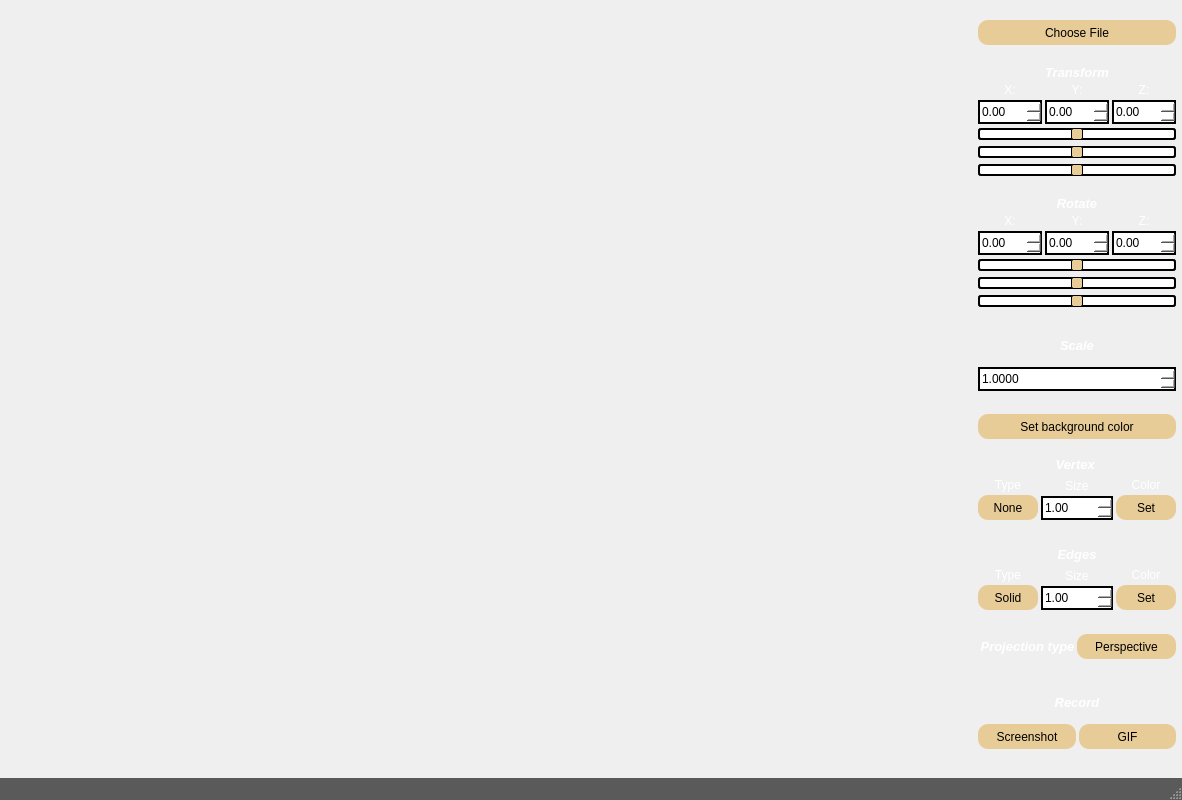
<?xml version="1.0" encoding="UTF-8"?>
<ui version="4.0">
 <class>MainWindow</class>
 <widget class="QMainWindow" name="MainWindow">
  <property name="geometry">
   <rect>
    <x>0</x>
    <y>0</y>
    <width>1182</width>
    <height>800</height>
   </rect>
  </property>
  <property name="windowTitle">
   <string>3DViewer v1.0 (by juliennl, waldoneo, erickaka)</string>
  </property>
  <property name="styleSheet">
   <string notr="true">MainWindow {
	/*background-color: rgb(34, 35, 39);*/
	
	background-color: rgb(54, 55, 59);
}

QPushButton {
	/*background-color: rgb(226, 151, 0);
	background-color: rgb(173, 152, 113);*/
	background-color: rgb(232, 204, 152);
  border-radius: 10px;
  color: #000000;
  height: 25px;
  width: auto;
  font:  bold 10pt &quot;Arial&quot;;
  text-align: center;
}

QPushButton:hover {
	background-color: rgb(185, 163, 121);
}

QPushButton:pressed {
  background-color: gray;
  color: white;
}

QPushButton:disabled {
  background-color: gray;
  color: white;
}

QStatusBar {
	color: rgb(255, 255, 255);
	background-color: rgb(90, 90, 90);
}

QLineEdit {
	border : 2px solid black;
	background : white;
	height: 23px;
	font: bold 9pt &quot;Arial&quot;;
}

QLineEdit::hover {
	border : 2px solid orange;
	background-color: rgb(255, 224, 167);
}

QDoubleSpinBox {
	border : 2px solid black;
	background : white;
	height: 20px;
	font: bold 9pt &quot;Arial&quot;;
}
QDoubleSpinBox::hover {
	border : 2px solid orange;
	background-color: rgb(255, 224, 167);
}

QSlider::groove:horizontal {
    border: 2px solid black;
    border-radius: 3px;
    height: 8px; 
    background: white;
    margin: 2px 0;
}

QSlider::handle:horizontal {
	background-color: rgb(232, 204, 152);
    border: 1px solid black;
    width: 10px;
    margin: -2px 0; 
    border-radius: 2px;
}

QSlider::handle:horizontal::hover {
    border: 2px solid #ff6600;
    background: orange;
}</string>
  </property>
  <widget class="QWidget" name="centralwidget">
   <layout class="QHBoxLayout" name="horizontalLayout">
    <property name="spacing">
     <number>0</number>
    </property>
    <property name="leftMargin">
     <number>0</number>
    </property>
    <property name="topMargin">
     <number>0</number>
    </property>
    <property name="rightMargin">
     <number>0</number>
    </property>
    <property name="bottomMargin">
     <number>0</number>
    </property>
    <item>
     <widget class="QWidget" name="mainwidget" native="true">
      <layout class="QHBoxLayout" name="horizontalLayout_2">
       <property name="spacing">
        <number>0</number>
       </property>
       <property name="leftMargin">
        <number>0</number>
       </property>
       <property name="topMargin">
        <number>0</number>
       </property>
       <property name="rightMargin">
        <number>0</number>
       </property>
       <property name="bottomMargin">
        <number>0</number>
       </property>
       <item>
        <widget class="QWidget" name="OpenGLWidget" native="true">
         <property name="sizePolicy">
          <sizepolicy hsizetype="Preferred" vsizetype="Preferred">
           <horstretch>0</horstretch>
           <verstretch>0</verstretch>
          </sizepolicy>
         </property>
         <property name="minimumSize">
          <size>
           <width>972</width>
           <height>729</height>
          </size>
         </property>
         <layout class="QVBoxLayout" name="verticalLayout">
          <property name="spacing">
           <number>0</number>
          </property>
          <property name="leftMargin">
           <number>0</number>
          </property>
          <property name="topMargin">
           <number>0</number>
          </property>
          <property name="rightMargin">
           <number>0</number>
          </property>
          <property name="bottomMargin">
           <number>0</number>
          </property>
         </layout>
        </widget>
       </item>
       <item>
        <layout class="QVBoxLayout" name="verticalLayoutSettings">
         <property name="spacing">
          <number>0</number>
         </property>
         <property name="leftMargin">
          <number>6</number>
         </property>
         <property name="topMargin">
          <number>9</number>
         </property>
         <property name="rightMargin">
          <number>6</number>
         </property>
         <property name="bottomMargin">
          <number>9</number>
         </property>
         <item>
          <widget class="QPushButton" name="pushButton">
           <property name="styleSheet">
            <string notr="true"/>
           </property>
           <property name="text">
            <string>Choose File</string>
           </property>
          </widget>
         </item>
         <item>
          <widget class="QWidget" name="ControlWidget" native="true">
           <property name="minimumSize">
            <size>
             <width>198</width>
             <height>700</height>
            </size>
           </property>
           <property name="maximumSize">
            <size>
             <width>188</width>
             <height>702</height>
            </size>
           </property>
           <property name="styleSheet">
            <string notr="true">QLabel  {
  	height: 25px;
	color: rgb(255, 255, 255);
  font: bold 9pt &quot;Arial&quot;;
  text-align: center;
}</string>
           </property>
           <layout class="QVBoxLayout" name="verticalLayout_20">
            <property name="leftMargin">
             <number>0</number>
            </property>
            <property name="topMargin">
             <number>0</number>
            </property>
            <property name="rightMargin">
             <number>0</number>
            </property>
            <property name="bottomMargin">
             <number>0</number>
            </property>
            <item>
             <widget class="QWidget" name="TransformWidget" native="true">
              <layout class="QVBoxLayout" name="verticalLayout_9">
               <property name="spacing">
                <number>3</number>
               </property>
               <property name="leftMargin">
                <number>0</number>
               </property>
               <property name="topMargin">
                <number>9</number>
               </property>
               <property name="rightMargin">
                <number>0</number>
               </property>
               <property name="bottomMargin">
                <number>3</number>
               </property>
               <item>
                <widget class="QLabel" name="labelTransform">
                 <property name="styleSheet">
                  <string notr="true">QLabel {
	font: bold italic 10pt;
}</string>
                 </property>
                 <property name="text">
                  <string>Transform</string>
                 </property>
                 <property name="alignment">
                  <set>Qt::AlignmentFlag::AlignCenter</set>
                 </property>
                </widget>
               </item>
               <item>
                <layout class="QHBoxLayout" name="horizontalLayout_6">
                 <item>
                  <layout class="QVBoxLayout" name="verticalLayout_2">
                   <item>
                    <widget class="QLabel" name="labelXTrans">
                     <property name="text">
                      <string>X:</string>
                     </property>
                     <property name="alignment">
                      <set>Qt::AlignmentFlag::AlignCenter</set>
                     </property>
                    </widget>
                   </item>
                   <item>
                    <widget class="QDoubleSpinBox" name="xTransSpinBox">
                     <property name="minimum">
                      <double>-100.000000000000000</double>
                     </property>
                     <property name="maximum">
                      <double>100.000000000000000</double>
                     </property>
                     <property name="singleStep">
                      <double>0.500000000000000</double>
                     </property>
                    </widget>
                   </item>
                  </layout>
                 </item>
                 <item>
                  <layout class="QVBoxLayout" name="verticalLayout_3">
                   <item>
                    <widget class="QLabel" name="labelYTrans">
                     <property name="text">
                      <string>Y:</string>
                     </property>
                     <property name="alignment">
                      <set>Qt::AlignmentFlag::AlignCenter</set>
                     </property>
                    </widget>
                   </item>
                   <item>
                    <widget class="QDoubleSpinBox" name="yTransSpinBox">
                     <property name="minimum">
                      <double>-100.000000000000000</double>
                     </property>
                     <property name="maximum">
                      <double>100.000000000000000</double>
                     </property>
                     <property name="singleStep">
                      <double>0.500000000000000</double>
                     </property>
                    </widget>
                   </item>
                  </layout>
                 </item>
                 <item>
                  <layout class="QVBoxLayout" name="verticalLayout_4">
                   <item>
                    <widget class="QLabel" name="labelZTrans">
                     <property name="text">
                      <string>Z:</string>
                     </property>
                     <property name="alignment">
                      <set>Qt::AlignmentFlag::AlignCenter</set>
                     </property>
                    </widget>
                   </item>
                   <item>
                    <widget class="QDoubleSpinBox" name="zTransSpinBox">
                     <property name="minimum">
                      <double>-100.000000000000000</double>
                     </property>
                     <property name="maximum">
                      <double>100.000000000000000</double>
                     </property>
                     <property name="singleStep">
                      <double>0.500000000000000</double>
                     </property>
                    </widget>
                   </item>
                  </layout>
                 </item>
                </layout>
               </item>
               <item>
                <widget class="QSlider" name="xTransSlider">
                 <property name="minimum">
                  <number>-100</number>
                 </property>
                 <property name="maximum">
                  <number>100</number>
                 </property>
                 <property name="pageStep">
                  <number>0</number>
                 </property>
                 <property name="orientation">
                  <enum>Qt::Orientation::Horizontal</enum>
                 </property>
                </widget>
               </item>
               <item>
                <widget class="QSlider" name="yTransSlider">
                 <property name="minimum">
                  <number>-100</number>
                 </property>
                 <property name="maximum">
                  <number>100</number>
                 </property>
                 <property name="pageStep">
                  <number>0</number>
                 </property>
                 <property name="orientation">
                  <enum>Qt::Orientation::Horizontal</enum>
                 </property>
                </widget>
               </item>
               <item>
                <widget class="QSlider" name="zTransSlider">
                 <property name="minimum">
                  <number>-100</number>
                 </property>
                 <property name="maximum">
                  <number>100</number>
                 </property>
                 <property name="pageStep">
                  <number>0</number>
                 </property>
                 <property name="orientation">
                  <enum>Qt::Orientation::Horizontal</enum>
                 </property>
                </widget>
               </item>
              </layout>
             </widget>
            </item>
            <item>
             <widget class="QWidget" name="RotateWidget" native="true">
              <layout class="QVBoxLayout" name="verticalLayout_8">
               <property name="spacing">
                <number>3</number>
               </property>
               <property name="leftMargin">
                <number>0</number>
               </property>
               <property name="topMargin">
                <number>9</number>
               </property>
               <property name="rightMargin">
                <number>0</number>
               </property>
               <property name="bottomMargin">
                <number>9</number>
               </property>
               <item>
                <widget class="QLabel" name="labelRotate">
                 <property name="styleSheet">
                  <string notr="true">QLabel {
	font: bold italic 10pt;
}</string>
                 </property>
                 <property name="text">
                  <string>Rotate</string>
                 </property>
                 <property name="alignment">
                  <set>Qt::AlignmentFlag::AlignCenter</set>
                 </property>
                </widget>
               </item>
               <item>
                <layout class="QHBoxLayout" name="horizontalLayout_7">
                 <item>
                  <layout class="QVBoxLayout" name="verticalLayout_5">
                   <item>
                    <widget class="QLabel" name="labelXRot">
                     <property name="text">
                      <string>X:</string>
                     </property>
                     <property name="alignment">
                      <set>Qt::AlignmentFlag::AlignCenter</set>
                     </property>
                    </widget>
                   </item>
                   <item>
                    <widget class="QDoubleSpinBox" name="xRotSpinBox">
                     <property name="minimum">
                      <double>-360.000000000000000</double>
                     </property>
                     <property name="maximum">
                      <double>360.000000000000000</double>
                     </property>
                     <property name="singleStep">
                      <double>0.500000000000000</double>
                     </property>
                    </widget>
                   </item>
                  </layout>
                 </item>
                 <item>
                  <layout class="QVBoxLayout" name="verticalLayout_6">
                   <item>
                    <widget class="QLabel" name="labelYRot">
                     <property name="text">
                      <string>Y:</string>
                     </property>
                     <property name="alignment">
                      <set>Qt::AlignmentFlag::AlignCenter</set>
                     </property>
                    </widget>
                   </item>
                   <item>
                    <widget class="QDoubleSpinBox" name="yRotSpinBox">
                     <property name="minimum">
                      <double>-360.000000000000000</double>
                     </property>
                     <property name="maximum">
                      <double>360.000000000000000</double>
                     </property>
                     <property name="singleStep">
                      <double>0.500000000000000</double>
                     </property>
                    </widget>
                   </item>
                  </layout>
                 </item>
                 <item>
                  <layout class="QVBoxLayout" name="verticalLayout_7">
                   <item>
                    <widget class="QLabel" name="labelZRot">
                     <property name="text">
                      <string>Z:</string>
                     </property>
                     <property name="alignment">
                      <set>Qt::AlignmentFlag::AlignCenter</set>
                     </property>
                    </widget>
                   </item>
                   <item>
                    <widget class="QDoubleSpinBox" name="zRotSpinBox">
                     <property name="minimum">
                      <double>-360.000000000000000</double>
                     </property>
                     <property name="maximum">
                      <double>360.000000000000000</double>
                     </property>
                     <property name="singleStep">
                      <double>0.500000000000000</double>
                     </property>
                    </widget>
                   </item>
                  </layout>
                 </item>
                </layout>
               </item>
               <item>
                <widget class="QSlider" name="xRotSlider">
                 <property name="minimum">
                  <number>-180</number>
                 </property>
                 <property name="maximum">
                  <number>180</number>
                 </property>
                 <property name="pageStep">
                  <number>0</number>
                 </property>
                 <property name="orientation">
                  <enum>Qt::Orientation::Horizontal</enum>
                 </property>
                </widget>
               </item>
               <item>
                <widget class="QSlider" name="yRotSlider">
                 <property name="minimum">
                  <number>-180</number>
                 </property>
                 <property name="maximum">
                  <number>180</number>
                 </property>
                 <property name="pageStep">
                  <number>0</number>
                 </property>
                 <property name="orientation">
                  <enum>Qt::Orientation::Horizontal</enum>
                 </property>
                </widget>
               </item>
               <item>
                <widget class="QSlider" name="zRotSlider">
                 <property name="minimum">
                  <number>-180</number>
                 </property>
                 <property name="maximum">
                  <number>180</number>
                 </property>
                 <property name="pageStep">
                  <number>0</number>
                 </property>
                 <property name="orientation">
                  <enum>Qt::Orientation::Horizontal</enum>
                 </property>
                </widget>
               </item>
              </layout>
             </widget>
            </item>
            <item>
             <widget class="QWidget" name="ScaleWidget" native="true">
              <layout class="QVBoxLayout" name="verticalLayout_10">
               <property name="spacing">
                <number>0</number>
               </property>
               <property name="leftMargin">
                <number>0</number>
               </property>
               <property name="topMargin">
                <number>0</number>
               </property>
               <property name="rightMargin">
                <number>0</number>
               </property>
               <property name="bottomMargin">
                <number>17</number>
               </property>
               <item>
                <widget class="QLabel" name="labelScale">
                 <property name="styleSheet">
                  <string notr="true">QLabel {
	font: bold italic 10pt;
}</string>
                 </property>
                 <property name="text">
                  <string>Scale</string>
                 </property>
                 <property name="alignment">
                  <set>Qt::AlignmentFlag::AlignCenter</set>
                 </property>
                </widget>
               </item>
               <item>
                <layout class="QHBoxLayout" name="horizontalLayout_8">
                 <item>
                  <widget class="QDoubleSpinBox" name="scaleSpinBox">
                   <property name="decimals">
                    <number>4</number>
                   </property>
                   <property name="minimum">
                    <double>0.000100000000000</double>
                   </property>
                   <property name="singleStep">
                    <double>0.010000000000000</double>
                   </property>
                   <property name="value">
                    <double>1.000000000000000</double>
                   </property>
                  </widget>
                 </item>
                </layout>
               </item>
              </layout>
             </widget>
            </item>
            <item>
             <widget class="QPushButton" name="BackGroundColor">
              <property name="styleSheet">
               <string notr="true"/>
              </property>
              <property name="text">
               <string>Set background color</string>
              </property>
             </widget>
            </item>
            <item>
             <layout class="QVBoxLayout" name="verticalLayout_11">
              <property name="spacing">
               <number>3</number>
              </property>
              <property name="topMargin">
               <number>9</number>
              </property>
              <property name="bottomMargin">
               <number>9</number>
              </property>
              <item>
               <widget class="QLabel" name="labelVertex">
                <property name="styleSheet">
                 <string notr="true">QLabel {
	font: bold italic 10pt;
}</string>
                </property>
                <property name="text">
                 <string>Vertex </string>
                </property>
                <property name="alignment">
                 <set>Qt::AlignmentFlag::AlignCenter</set>
                </property>
               </widget>
              </item>
              <item>
               <layout class="QHBoxLayout" name="horizontalLayout_10">
                <item>
                 <layout class="QVBoxLayout" name="verticalLayout_12">
                  <item>
                   <widget class="QLabel" name="label">
                    <property name="text">
                     <string>Type</string>
                    </property>
                    <property name="alignment">
                     <set>Qt::AlignmentFlag::AlignCenter</set>
                    </property>
                   </widget>
                  </item>
                  <item>
                   <widget class="QPushButton" name="VertexTypeButton">
                    <property name="maximumSize">
                     <size>
                      <width>60</width>
                      <height>16777215</height>
                     </size>
                    </property>
                    <property name="text">
                     <string>None</string>
                    </property>
                    <property name="checkable">
                     <bool>false</bool>
                    </property>
                   </widget>
                  </item>
                 </layout>
                </item>
                <item>
                 <layout class="QVBoxLayout" name="verticalLayout_13">
                  <item>
                   <widget class="QLabel" name="label_8">
                    <property name="text">
                     <string>Size</string>
                    </property>
                    <property name="alignment">
                     <set>Qt::AlignmentFlag::AlignCenter</set>
                    </property>
                   </widget>
                  </item>
                  <item>
                   <widget class="QDoubleSpinBox" name="vertexSizeSpinBox">
                    <property name="minimum">
                     <double>0.010000000000000</double>
                    </property>
                    <property name="maximum">
                     <double>100.000000000000000</double>
                    </property>
                    <property name="singleStep">
                     <double>0.500000000000000</double>
                    </property>
                    <property name="value">
                     <double>1.000000000000000</double>
                    </property>
                   </widget>
                  </item>
                 </layout>
                </item>
                <item>
                 <layout class="QVBoxLayout" name="verticalLayout_14">
                  <item>
                   <widget class="QLabel" name="label_9">
                    <property name="text">
                     <string>Color</string>
                    </property>
                    <property name="alignment">
                     <set>Qt::AlignmentFlag::AlignCenter</set>
                    </property>
                   </widget>
                  </item>
                  <item>
                   <widget class="QPushButton" name="pointColor">
                    <property name="maximumSize">
                     <size>
                      <width>60</width>
                      <height>16777215</height>
                     </size>
                    </property>
                    <property name="text">
                     <string>Set</string>
                    </property>
                   </widget>
                  </item>
                 </layout>
                </item>
               </layout>
              </item>
             </layout>
            </item>
            <item>
             <layout class="QVBoxLayout" name="verticalLayout_18">
              <property name="spacing">
               <number>3</number>
              </property>
              <property name="topMargin">
               <number>9</number>
              </property>
              <property name="bottomMargin">
               <number>9</number>
              </property>
              <item>
               <widget class="QLabel" name="labelEdges">
                <property name="styleSheet">
                 <string notr="true">QLabel {
	font: bold italic 10pt;
}</string>
                </property>
                <property name="text">
                 <string>Edges</string>
                </property>
                <property name="alignment">
                 <set>Qt::AlignmentFlag::AlignCenter</set>
                </property>
               </widget>
              </item>
              <item>
               <layout class="QHBoxLayout" name="horizontalLayout_9">
                <item>
                 <layout class="QVBoxLayout" name="verticalLayout_16">
                  <item>
                   <widget class="QLabel" name="label_11">
                    <property name="text">
                     <string>Type</string>
                    </property>
                    <property name="alignment">
                     <set>Qt::AlignmentFlag::AlignCenter</set>
                    </property>
                   </widget>
                  </item>
                  <item>
                   <widget class="QPushButton" name="DashedEdges">
                    <property name="maximumSize">
                     <size>
                      <width>60</width>
                      <height>16777215</height>
                     </size>
                    </property>
                    <property name="text">
                     <string>Solid</string>
                    </property>
                    <property name="checkable">
                     <bool>false</bool>
                    </property>
                   </widget>
                  </item>
                 </layout>
                </item>
                <item>
                 <layout class="QVBoxLayout" name="verticalLayout_17">
                  <item>
                   <widget class="QLabel" name="label_13">
                    <property name="text">
                     <string>Size</string>
                    </property>
                    <property name="alignment">
                     <set>Qt::AlignmentFlag::AlignCenter</set>
                    </property>
                   </widget>
                  </item>
                  <item>
                   <widget class="QDoubleSpinBox" name="edgeSizeSpinBox">
                    <property name="minimum">
                     <double>0.010000000000000</double>
                    </property>
                    <property name="maximum">
                     <double>100.000000000000000</double>
                    </property>
                    <property name="singleStep">
                     <double>0.500000000000000</double>
                    </property>
                    <property name="value">
                     <double>1.000000000000000</double>
                    </property>
                   </widget>
                  </item>
                 </layout>
                </item>
                <item>
                 <layout class="QVBoxLayout" name="verticalLayout_15">
                  <item>
                   <widget class="QLabel" name="label_12">
                    <property name="text">
                     <string>Color</string>
                    </property>
                    <property name="alignment">
                     <set>Qt::AlignmentFlag::AlignCenter</set>
                    </property>
                   </widget>
                  </item>
                  <item>
                   <widget class="QPushButton" name="edgeColor">
                    <property name="maximumSize">
                     <size>
                      <width>60</width>
                      <height>16777215</height>
                     </size>
                    </property>
                    <property name="text">
                     <string>Set</string>
                    </property>
                   </widget>
                  </item>
                 </layout>
                </item>
               </layout>
              </item>
             </layout>
            </item>
            <item>
             <layout class="QHBoxLayout" name="horizontalLayout_12">
              <property name="spacing">
               <number>0</number>
              </property>
              <property name="topMargin">
               <number>9</number>
              </property>
              <property name="bottomMargin">
               <number>9</number>
              </property>
              <item>
               <widget class="QLabel" name="label_15">
                <property name="styleSheet">
                 <string notr="true">QLabel {
	font: bold italic 10pt;
}</string>
                </property>
                <property name="text">
                 <string>Projection type</string>
                </property>
                <property name="alignment">
                 <set>Qt::AlignmentFlag::AlignCenter</set>
                </property>
               </widget>
              </item>
              <item>
               <widget class="QPushButton" name="OrthoProjection">
                <property name="text">
                 <string>Perspective</string>
                </property>
                <property name="checkable">
                 <bool>true</bool>
                </property>
               </widget>
              </item>
             </layout>
            </item>
            <item>
             <layout class="QVBoxLayout" name="verticalLayout_19">
              <property name="spacing">
               <number>3</number>
              </property>
              <property name="topMargin">
               <number>9</number>
              </property>
              <property name="bottomMargin">
               <number>9</number>
              </property>
              <item>
               <widget class="QLabel" name="label_14">
                <property name="styleSheet">
                 <string notr="true">QLabel {
	font: bold italic 10pt;
}</string>
                </property>
                <property name="text">
                 <string>Record</string>
                </property>
                <property name="alignment">
                 <set>Qt::AlignmentFlag::AlignCenter</set>
                </property>
               </widget>
              </item>
              <item>
               <layout class="QHBoxLayout" name="horizontalLayout_11">
                <item>
                 <widget class="QPushButton" name="ScreenShot">
                  <property name="text">
                   <string>Screenshot</string>
                  </property>
                 </widget>
                </item>
                <item>
                 <widget class="QPushButton" name="RecordGif">
                  <property name="styleSheet">
                   <string notr="true">QPushButton::hover {
	background-color: rgb(255, 92, 51);
}</string>
                  </property>
                  <property name="text">
                   <string>GIF</string>
                  </property>
                 </widget>
                </item>
               </layout>
              </item>
             </layout>
            </item>
           </layout>
          </widget>
         </item>
        </layout>
       </item>
      </layout>
     </widget>
    </item>
   </layout>
  </widget>
  <widget class="QStatusBar" name="statusbar"/>
 </widget>
 <resources/>
 <connections/>
</ui>
